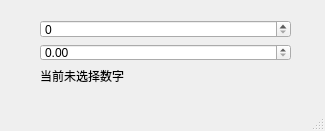
<?xml version="1.0" encoding="UTF-8"?>
<ui version="4.0">
 <class>MainWindow</class>
 <widget class="QMainWindow" name="MainWindow">
  <property name="geometry">
   <rect>
    <x>0</x>
    <y>0</y>
    <width>325</width>
    <height>131</height>
   </rect>
  </property>
  <property name="windowTitle">
   <string>MainWindow</string>
  </property>
  <widget class="QWidget" name="centralwidget">
   <widget class="QWidget" name="">
    <property name="geometry">
     <rect>
      <x>40</x>
      <y>20</y>
      <width>251</width>
      <height>64</height>
     </rect>
    </property>
    <layout class="QVBoxLayout" name="verticalLayout">
     <item>
      <widget class="QSpinBox" name="spinBox"/>
     </item>
     <item>
      <widget class="QDoubleSpinBox" name="doubleSpinBox"/>
     </item>
     <item>
      <widget class="QLabel" name="label">
       <property name="text">
        <string>当前未选择数字</string>
       </property>
      </widget>
     </item>
    </layout>
   </widget>
  </widget>
  <widget class="QMenuBar" name="menubar">
   <property name="geometry">
    <rect>
     <x>0</x>
     <y>0</y>
     <width>325</width>
     <height>22</height>
    </rect>
   </property>
  </widget>
  <widget class="QStatusBar" name="statusbar"/>
 </widget>
 <resources/>
 <connections/>
</ui>
